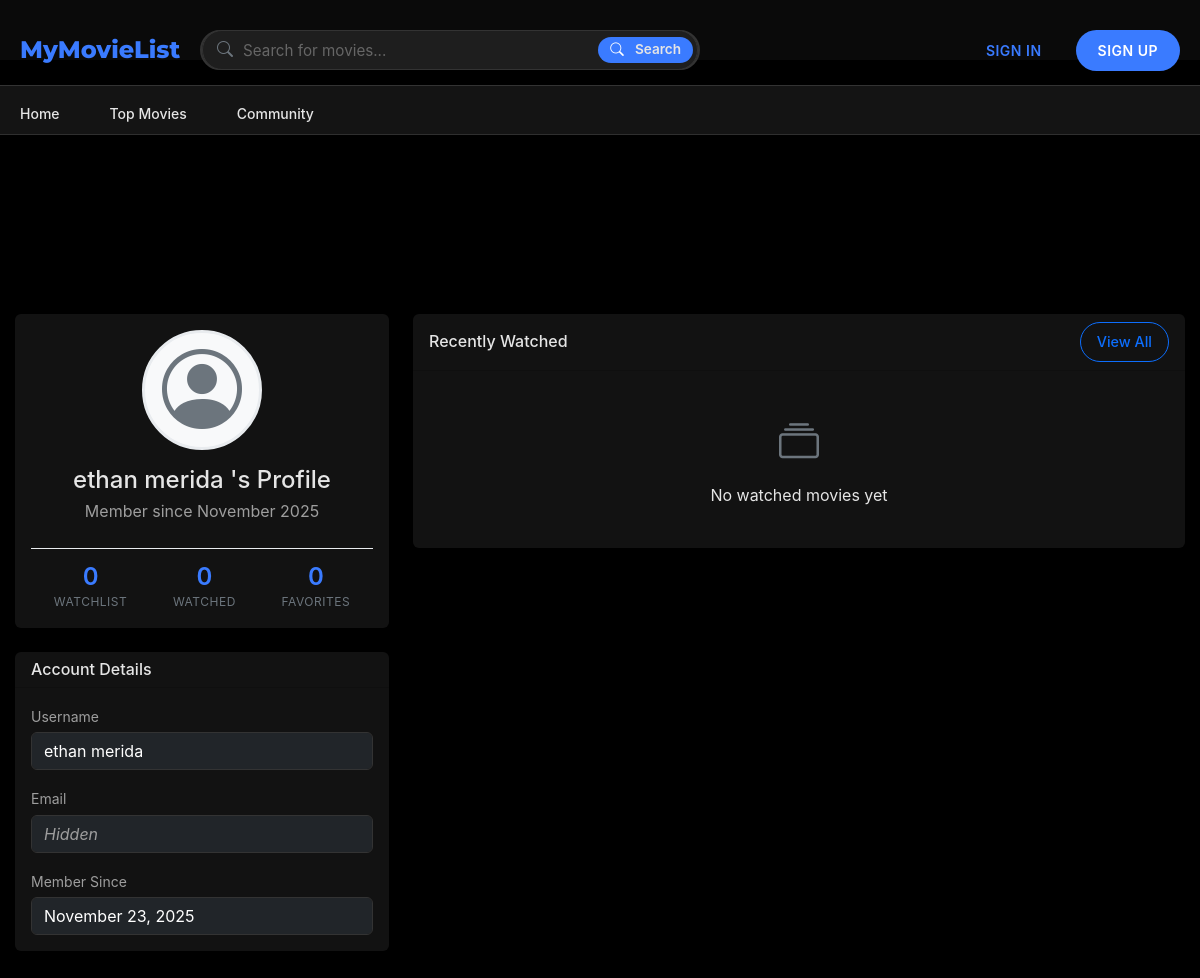
The page /profile/3 on the database its author committed.
### board/models.py (models this page shows, shortened)
class User(UserMixin, db.Model):
    __tablename__ = 'users'
    id = db.Column(db.Integer, primary_key=True)
    username = db.Column(db.String(64), unique=True, nullable=False)
    email = db.Column(db.String(120), unique=True, nullable=False)
    password_hash = db.Column(db.String(128))
    created_at = db.Column(db.DateTime, default=datetime.utcnow)
    last_login = db.Column(db.DateTime)
    is_active = db.Column(db.Boolean, default=True)
    watchlist = db.relationship(
        'Movie',
        secondary=watchlist,
        lazy='dynamic',
        backref=db.backref('watchers', lazy='dynamic')
    )
    favorite_movies = db.relationship(
        'Movie',
        secondary=favorites,
        lazy='dynamic',
        backref=db.backref('favorited_by', lazy='dynamic')
    )
    watched_movies = db.relationship(
        'Movie',
        secondary=watched,
        lazy='dynamic',
        backref=db.backref('watched_by', lazy='dynamic')
    )

### board/pages.py (the view)
@bp.route('/profile')
@bp.route('/profile/<int:user_id>')
def profile(user_id=None):
    if user_id is None:
        if current_user.is_authenticated:
            return redirect(url_for('pages.profile', user_id=current_user.id))
        else:
            return redirect(url_for('pages.signin', next=request.url))
    user = User.query.get_or_404(user_id)
    is_own_profile = current_user.is_authenticated and (current_user.id == user_id)
    stats = {
        'watchlist_count': user.watchlist.count(),
        'watched_count': user.watched_movies.count(),
        'favorites_count': user.favorite_movies.count()
    }
    recent_movies = db.session.query(Movie)\
        .join(watched, Movie.id == watched.c.movie_id)\
        .filter(watched.c.user_id == user_id)\
        .order_by(watched.c.watched_at.desc())\
        .limit(6)\
        .all()
    watched_movies = db.session.query(Movie)\
        .join(watched, Movie.id == watched.c.movie_id)\
        .filter(watched.c.user_id == user_id)\
        .order_by(watched.c.watched_at.desc())\
        .all()
    return render_template(
        'profile.html',
        user=user,
        stats=stats,
        recent_movies=recent_movies,
        watched_movies=watched_movies,
        is_own_profile=is_own_profile
    )

### board/templates/profile.html (shortened to what this page needs)
{% extends "base.html" %}
{% block content %}
<div class="container py-5 profile-page">
    <div class="row">
        <div class="col-md-4">
            <div class="card mb-4">
                <div class="card-body text-center">
                    <div class="avatar-container mb-3">
                        <div class="avatar-placeholder">
                            <i class="bi bi-person-circle" style="font-size: 5rem; color: #6c757d;"></i>
                        </div>
                    </div>
                    <h4 class="mb-1">{{ user.username }}{% if not is_own_profile %}'s Profile{% endif %}</h4>
                    <p class="text-muted mb-3">Member since {{ user.created_at.strftime('%B %Y') }}</p>
                    <div class="stats-container">
                        <div class="stat-item">
                            <div class="stat-value">{{ stats.watchlist_count|default(0) }}</div>
                            <div class="stat-label">Watchlist</div>
                        </div>
                        <div class="stat-item">
                            <div class="stat-value">{{ stats.watched_count|default(0) }}</div>
                            <div class="stat-label">Watched</div>
                        </div>
                        <div class="stat-item">
                            <div class="stat-value">{{ stats.favorites_count|default(0) }}</div>
                            <div class="stat-label">Favorites</div>
                        </div>
                    </div>
                </div>
            </div>
            <div class="card mb-4">
                <div class="card-header">
                    <h6 class="mb-0">Account Details</h6>
                </div>
                <div class="card-body">
                    <div class="mb-3">
                        <label class="form-label small text-muted mb-1">Username</label>
                        <div class="form-control bg-dark text-white">{{ user.username }}</div>
                    </div>
                    <div class="mb-3">
                        <label class="form-label small text-muted mb-1">Email</label>
                        <div class="form-control bg-dark text-white">{% if is_own_profile %}{{ user.email }}{% else %}<em class="text-muted">Hidden</em>{% endif %}</div>
                    </div>
                    <div class="mb-0">
                        <label class="form-label small text-muted mb-1">Member Since</label>
                        <div class="form-control bg-dark text-white">{{ user.created_at.strftime('%B %d, %Y') }}</div>
                    </div>
                </div>
            </div>
        </div>
        <div class="col-md-8">
            <div class="card mb-4">
                <div class="card-header d-flex justify-content-between align-items-center">
                    <h6 class="mb-0">Recently Watched</h6>
                    <button onclick="toggleWatchedMovies()" class="btn btn-sm btn-outline-primary" id="view-all-btn">View All</button>
                </div>
                <div class="card-body">
                    {% if recent_movies %}
                        <div class="row row-cols-2 row-cols-md-3 g-3">
                            {% for movie in recent_movies %}
                                <div class="col">
                                    <div class="card h-100 border-0 shadow-sm">
                                        <a href="{{ url_for('pages.movie_detail', movie_id=movie.id) }}" class="text-decoration-none text-dark">
                                            {% if movie.poster_url %}
                                                <img src="{{ movie.poster_url }}" class="card-img-top" alt="{{ movie.title }}">
                                            {% else %}
                                                <div class="bg-light d-flex align-items-center justify-content-center" style="height: 200px;">
                                                    <i class="bi bi-film" style="font-size: 3rem; color: #6c757d;"></i>
                                                </div>
                                            {% endif %}
                                            <div class="card-body p-2">
                                                <h6 class="card-title mb-1 text-truncate">{{ movie.title }}</h6>
                                                <p class="card-text small text-muted mb-1">{{ movie.release_year }}</p>
                                                <div class="d-flex gap-1">
                                                    <span class="badge bg-success">Watched</span>
                                                </div>
                                            </div>
                                        </a>
                                    </div>
                                </div>
                            {% endfor %}
                        </div>
                    {% else %}
                        <div class="text-center py-4">
                            <i class="bi bi-collection" style="font-size: 2.5rem; color: #6c757d;"></i>
                            <p class="mt-2 mb-0">No watched movies yet</p>
                        </div>
                    {% endif %}
                </div>
            </div>
        </div>
    </div>
</div>
{% endblock %}

### board/static/styles.css (style rules this page uses)
:root { --primary-color: #0f0f0f; --secondary-color: #4a4a4a; --accent-color: #3a7bff; --accent-hover: #5c91ff; --accent-transparent: #0940e55b; --background-color: #0a0a0a; --card-bg: #121212; --card-hover: #1e1e1e; --text-color: #ffffff; --text-light: #b3b3b3; --text-muted: #6d6d6d; --border-color: #2a2a2a; --gradient-start: rgba(10, 10, 10, 0.9); --gradient-end: rgba(10, 10, 10, 0.7); --rank-color: #f5c518; --header-height: 60px; --mobile-header-height: 56px; --nav-height: 50px; --mobile-menu-width: 280px; }
* { box-sizing: border-box; margin: 0; padding: 0; }
html { font-size: 16px; -webkit-text-size-adjust: 100%; -ms-text-size-adjust: 100%; }
body { font-family: 'Inter', -apple-system, BlinkMacSystemFont, 'Segoe UI', Roboto, Oxygen, Ubuntu, Cantarell, 'Open Sans', 'Helvetica Neue', sans-serif; margin: 0; padding: 0; background-color: #000000; color: #e5e5e5; line-height: 1.6; overflow-x: hidden; min-height: 100vh; padding-top: calc(var(--mobile-header-height) + 10px); -webkit-tap-highlight-color: transparent; }
a, button, input[type="button"], input[type="submit"], .btn { -webkit-tap-highlight-color: rgba(0,0,0,0); -webkit-tap-highlight-color: transparent; }
.btn { padding: 8px 16px; border-radius: 20px; font-weight: 500; font-size: 0.9rem; text-decoration: none; transition: all 0.2s; white-space: nowrap; }
@media (min-width: 768px) { body { padding-top: calc(var(--header-height) + var(--nav-height)); padding-bottom: 0; } }
@media (min-width: 1200px) { .container { max-width: 1200px; } }
a, button, .btn { -webkit-tap-highlight-color: transparent; }
h1, h2, h3, h4, h5, h6, p, span, div, a { color: #e5e5e5; }
.card { background-color: #121212; border: 1px solid #333; color: #e5e5e5; }
.text-muted { color: #9e9e9e !important; }
.form-control, .form-select { background-color: #1e1e1e; border: 1px solid #333; color: #ffffff; }
.container { max-width: 1200px; margin: 0 auto; padding: 0 15px; }
.stat-value { font-size: 18px; font-weight: 700; color: #fff; }
.stat-label { font-size: 12px; color: #888; text-transform: uppercase; letter-spacing: 0.5px; margin-top: 3px; }

### board/templates/profile.html (style rules this page uses)
.avatar-container { position: relative; width: 120px; height: 120px; margin: 0 auto; }
.avatar-placeholder { width: 100%; height: 100%; border-radius: 50%; background-color: #f8f9fa; display: flex; align-items: center; justify-content: center; border: 3px solid #e9ecef; }
.stats-container { display: flex; justify-content: space-around; margin-top: 1.5rem; padding-top: 1rem; border-top: 1px solid #e9ecef; }
.stat-item { text-align: center; }
.stat-value { font-size: 1.5rem; font-weight: 600; line-height: 1; color: var(--accent-color); }
.stat-label { font-size: 0.75rem; color: #6c757d; text-transform: uppercase; letter-spacing: 0.5px; }
.card { border: none; box-shadow: 0 0.125rem 0.25rem rgba(0, 0, 0, 0.075); transition: transform 0.2s ease, box-shadow 0.2s ease; }
.btn-outline-primary { --bs-btn-hover-bg: var(--accent-color); --bs-btn-hover-border-color: var(--accent-color); --bs-btn-active-bg: var(--accent-color); --bs-btn-active-border-color: var(--accent-color); }

### rows shown on the page
User: username "ethan merida", created_at "November 2025", created_at "November 23, 2025"

### other values the page prints
{{ stats.watchlist_count|default(0) }} "0"
{{ stats.watched_count|default(0) }} "0"
{{ stats.favorites_count|default(0) }} "0"
